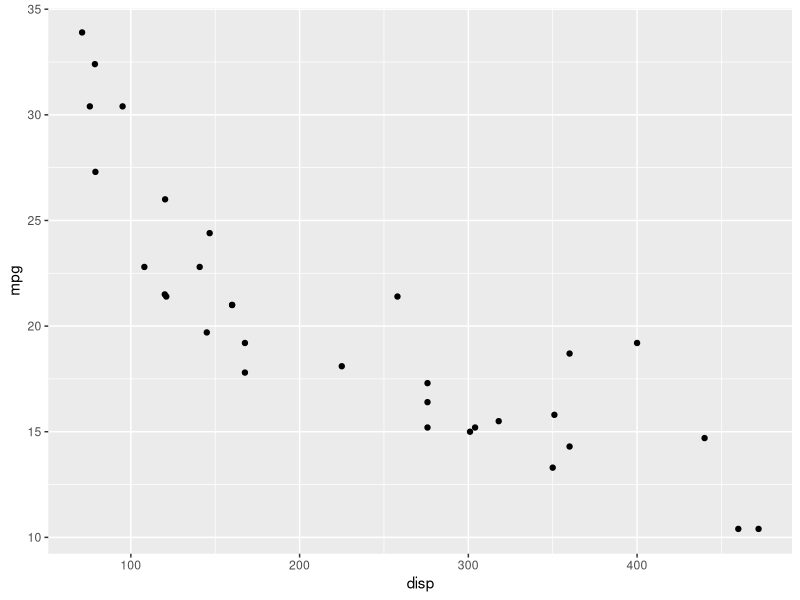
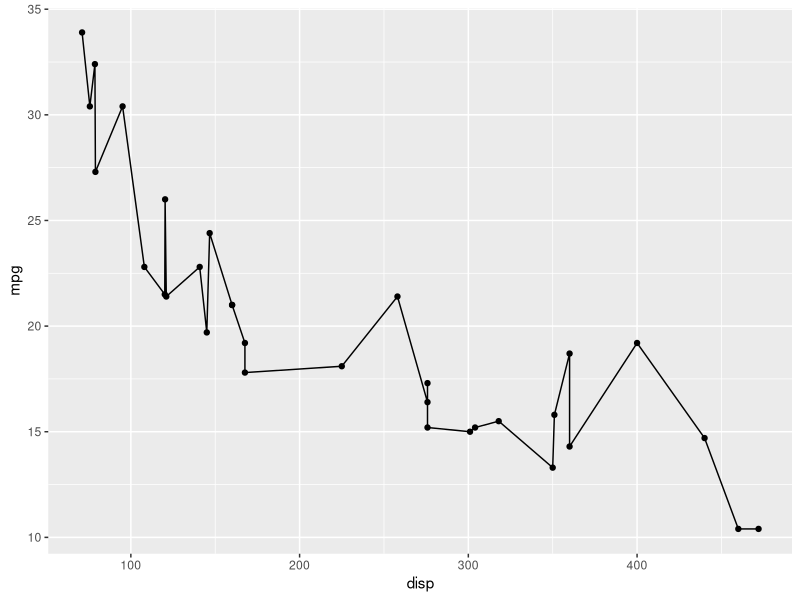
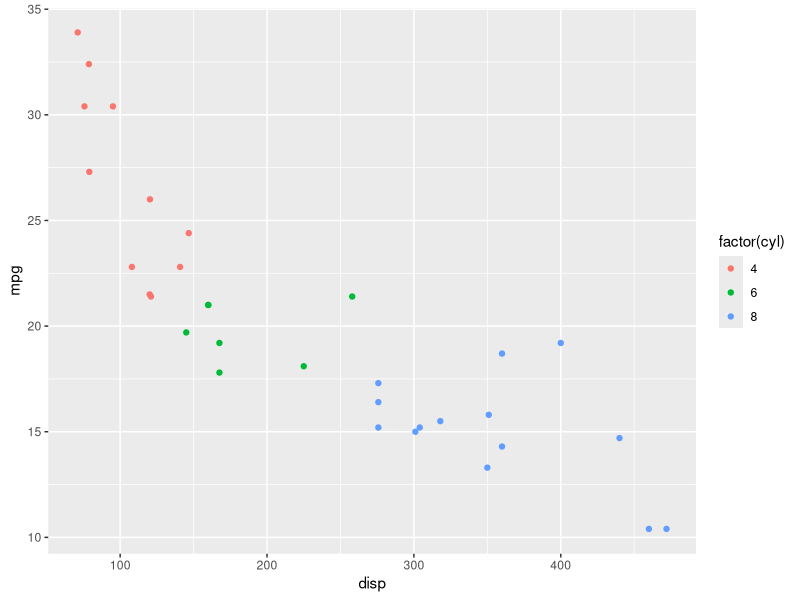
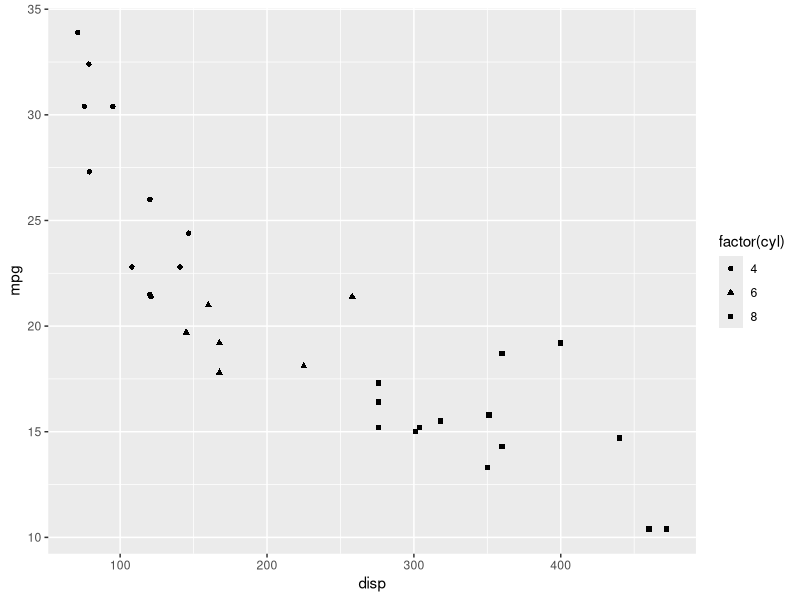
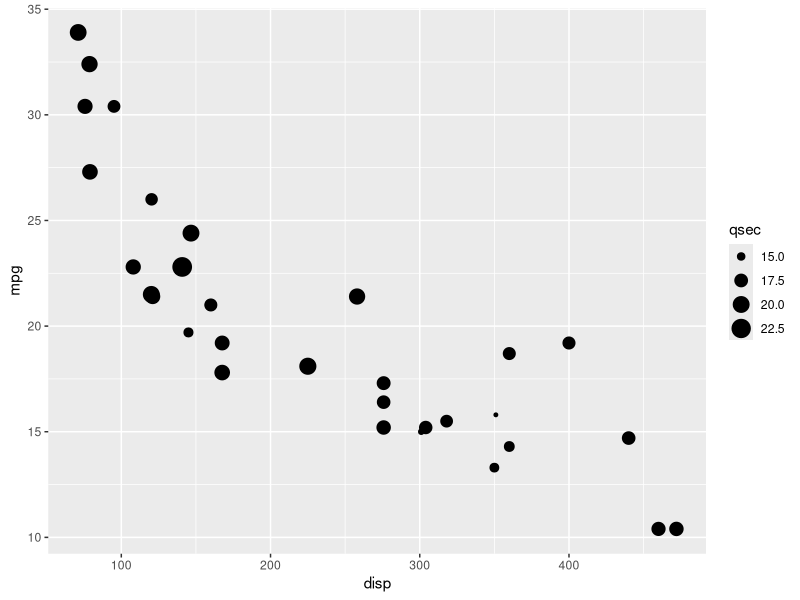
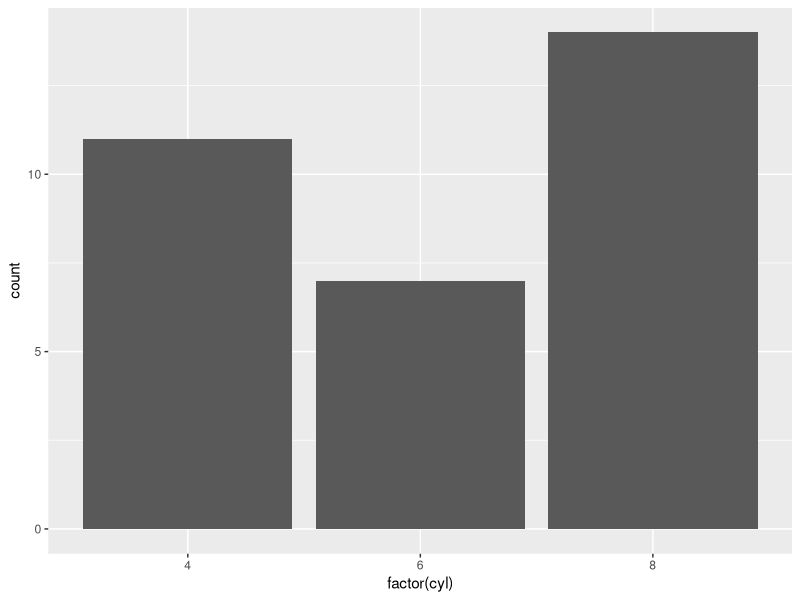
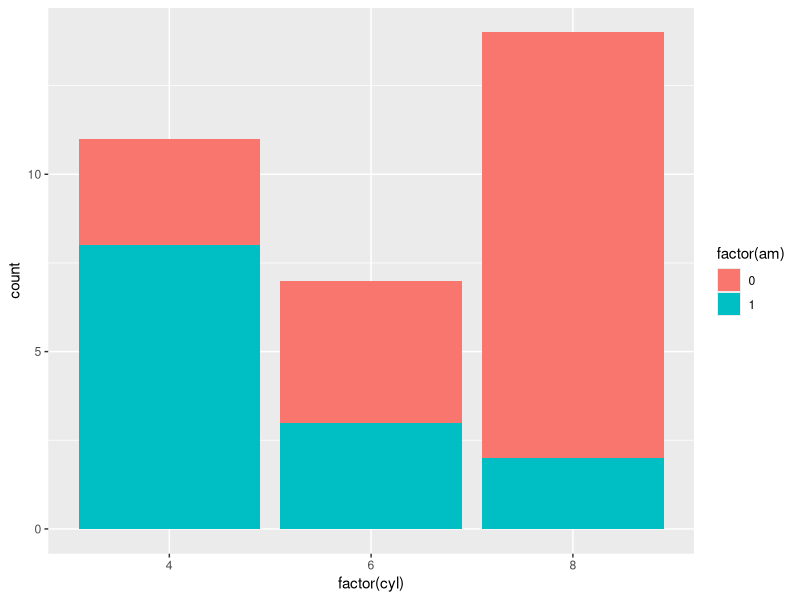
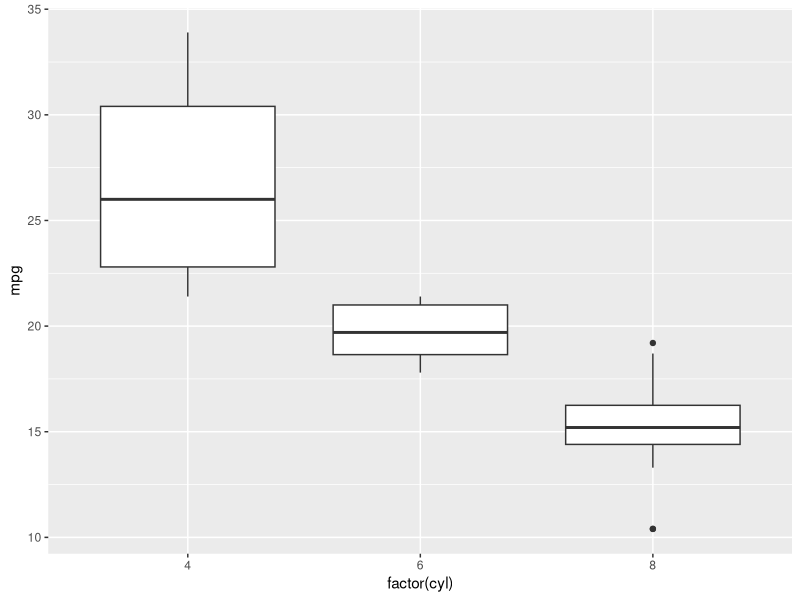

Here is the R script that generated these plots, in order:
## ---- chunk 1
library(ggplot2)
library(dplyr)
## ---- chunk 2
ggplot(mtcars, aes(disp, mpg)) +
  geom_point()
## ---- chunk 3
ggplot(mtcars, aes(disp, mpg)) +
  geom_point() +
  geom_line()
## ---- chunk 4
ggplot(mtcars, aes(disp, mpg, color = factor(cyl))) +
  geom_point()
## ---- chunk 5
ggplot(mtcars, aes(disp, mpg, shape = factor(cyl))) +
  geom_point()
## ---- chunk 6
ggplot(mtcars, aes(disp, mpg, size = qsec)) +
  geom_point()
## ---- chunk 7
ggplot(mtcars, aes(factor(cyl))) +
  geom_bar()
## ---- chunk 8
ggplot(mtcars, aes(factor(cyl), fill = factor(am))) +
  geom_bar()
## ---- chunk 9
ggplot(mtcars, aes(factor(cyl), mpg)) +
  geom_boxplot()
## ---- chunk 10
ggplot(mtcars, aes(y = mpg)) +
  geom_boxplot()
## ---- chunk 11
ggplot(economics, aes(date, unemploy)) +
  geom_line()
## ---- chunk 12
ggplot(economics, aes(date, unemploy)) +
  geom_line(color = 'red')
## ---- chunk 13
ggplot(mtcars, aes(mpg)) +
  geom_histogram(bins = 5)
